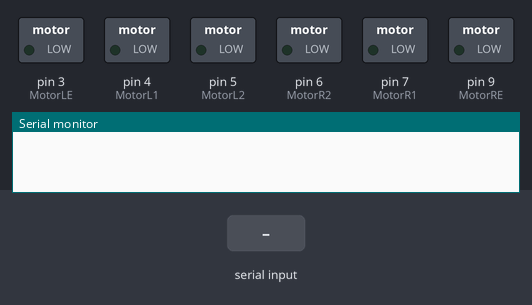
Simulated run of this sketch. Board: Arduino Uno, built with avr-gcc and run on an emulated ATmega328P. Parts: switched loads named in the sketch (green lamp = pin HIGH), the last lines printed to the serial monitor. Inputs (shaded band) come from the test bench.

Above: at 1.2 s.
1.3 s: "0" received over Serial
At 2.5 s:
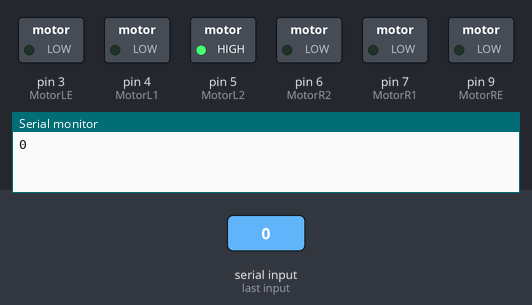
2.8 s: "1" received over Serial
At 3.6 s:
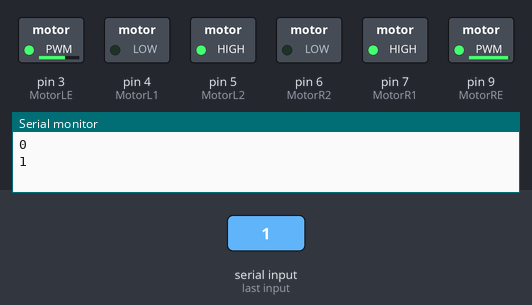
4.3 s: "2" received over Serial
At 4.7 s:
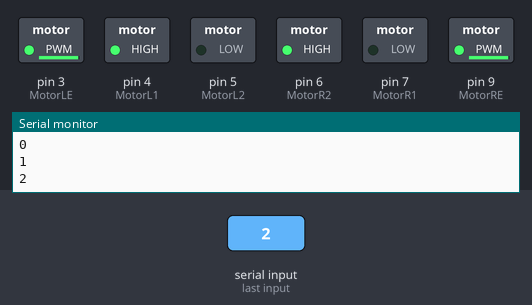
5.8 s: "3" received over Serial
At 7.0 s:
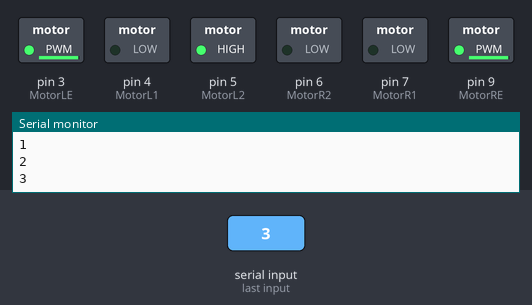
7.3 s: "4" received over Serial
At 8.2 s:
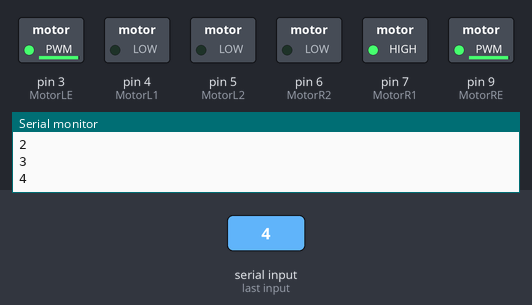
Timing chart, 0 to 9.8 s (numbered marks = the images above; inputs shaded):
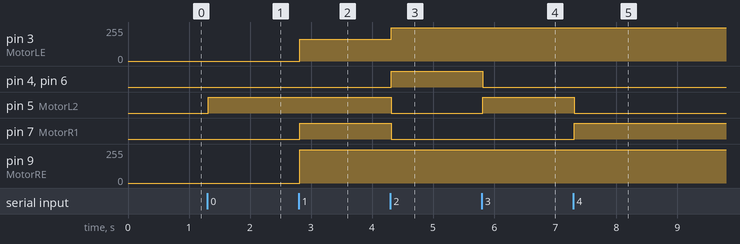

Measured:
- after the input at 1.3 s, pin 5 (MotorL2): LOW → HIGH at once
- after the input at 2.8 s, pin 3 (MotorLE): 0/255 → 165/255 at once; pin 7 (MotorR1): LOW → HIGH at once; pin 9 (MotorRE): 0/255 → 250/255 at once
- after the input at 4.3 s, pin 3 (MotorLE): 165/255 → 250/255 at once; pin 4 (MotorL1), pin 6 (MotorR2): LOW → HIGH at once; pin 5 (MotorL2), pin 7 (MotorR1): HIGH → LOW at once
- after the input at 5.8 s, pin 4 (MotorL1), pin 6 (MotorR2): HIGH → LOW at once; pin 5 (MotorL2): LOW → HIGH at once
- after the input at 7.3 s, pin 5 (MotorL2): HIGH → LOW at once; pin 7 (MotorR1): LOW → HIGH at once

The sketch:

bluetoothcar_uno.ino
```cpp
#include <SoftwareSerial.h>
#define MotorR1 7
#define MotorR2 6
#define MotorRE 9
#define MotorL1 4
#define MotorL2 5
#define MotorLE 3
char c;
int hiz=250;
void setup()
{
   Serial.begin(9600);
   pinMode(MotorR1,OUTPUT);
   pinMode(MotorR2,OUTPUT);
   pinMode(MotorRE,OUTPUT);
   pinMode(MotorL1,OUTPUT);
   pinMode(MotorL2,OUTPUT);
   pinMode(MotorLE,OUTPUT);
}

void loop()
{
 while(Serial.available())
 {
  delay(10);
  c=Serial.read();
  Serial.println(c);

  if(c=='0')
  {
  dur();
  }
  else if(c=='1')
  {

  ileri();
  }
 else if(c=='2')
  {
    geri();
  }
  else if(c=='3')
  {
  sagadon();
  }
 else if(c=='4')
  {
  soladon();
  }
  }
}
void ileri()
{
  digitalWrite(MotorR1,HIGH);
  digitalWrite(MotorR2,LOW);
  analogWrite(MotorRE,hiz);
  digitalWrite(MotorL2,HIGH);
  digitalWrite(MotorL1,LOW);
  analogWrite(MotorLE,165);//benim kullandıgım şasede sıkıntı nedeniyle saga cekiyordu bunun için sol motorun gucunu dusurdum....
}
void geri()
{
  digitalWrite(MotorR2,HIGH);
  digitalWrite(MotorR1,LOW);
  analogWrite(MotorRE,hiz);
  digitalWrite(MotorL1,HIGH);
  digitalWrite(MotorL2,LOW);
  analogWrite(MotorLE,hiz);
}
void soladon()
{
  digitalWrite(MotorR2,LOW);
  digitalWrite(MotorR1,HIGH);
  analogWrite(MotorRE,hiz);
  digitalWrite(MotorL1,LOW);
  digitalWrite(MotorL2,LOW);
  analogWrite(MotorLE,hiz);
}
void sagadon()
{
  digitalWrite(MotorR2,LOW);
  digitalWrite(MotorR1,LOW);
  analogWrite(MotorRE,hiz);
  digitalWrite(MotorL1,LOW);
  digitalWrite(MotorL2,HIGH);
  analogWrite(MotorLE,hiz);
}
void dur()
{
  digitalWrite(MotorR2,LOW);
  digitalWrite(MotorR1,LOW);
  digitalWrite(MotorRE,0);
  digitalWrite(MotorL1,LOW);
  digitalWrite(MotorL2,HIGH);
  digitalWrite(MotorLE,0);
}
```
